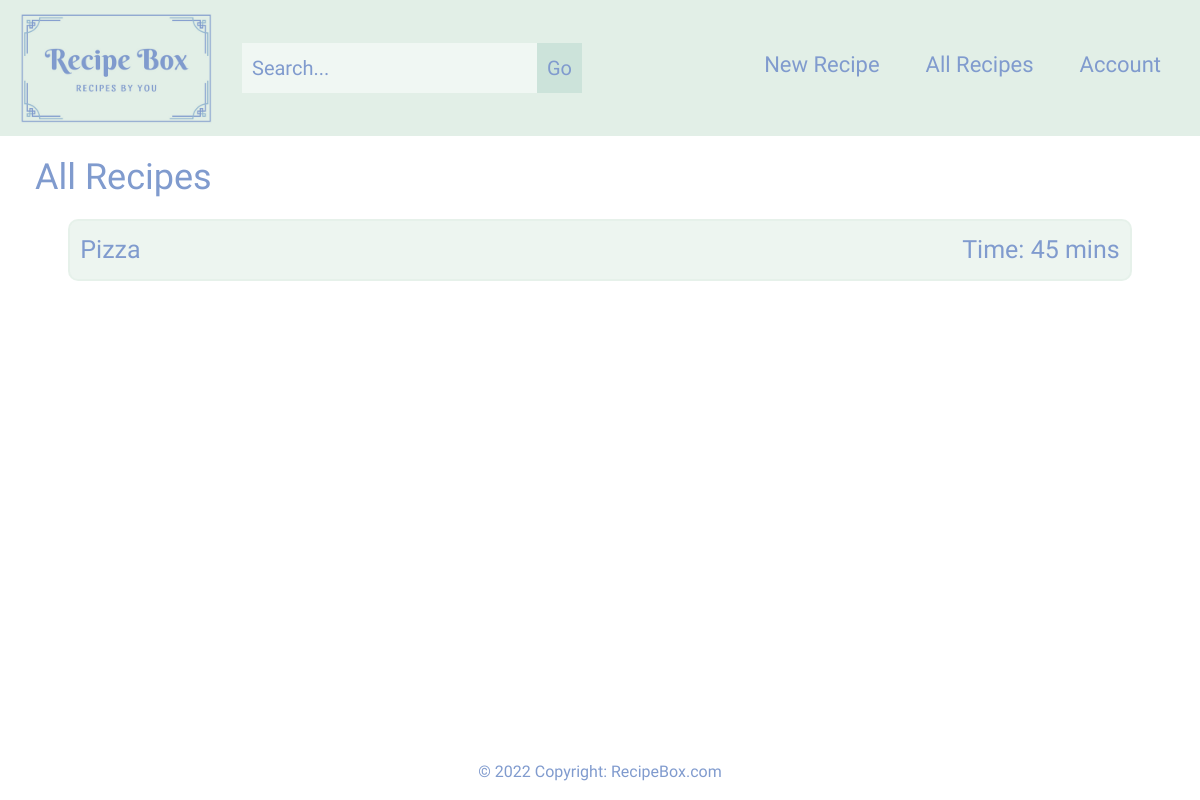
Before: /all_recipes/ (signed in) with the older database file.
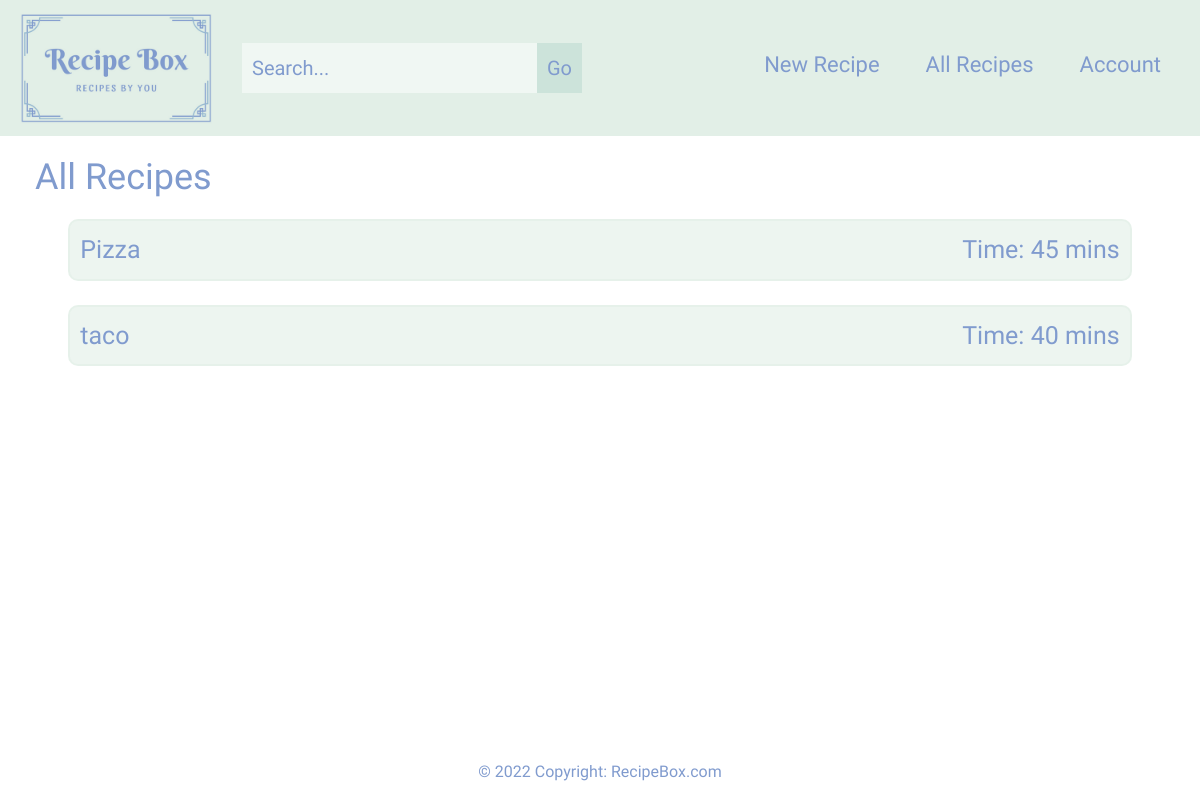
After: the same page with the newer database file.
### base/models.py (models this page shows, shortened)
class Recipe(models.Model):
    user = models.ForeignKey(settings.AUTH_USER_MODEL, on_delete=models.CASCADE)
    name = models.CharField(max_length = 150)
    slug = models.SlugField(blank=True, null=True)
    time_to_make = models.CharField(max_length = 25, default=0)
    timestamp = models.DateTimeField(auto_now_add=True)
    updated = models.DateTimeField(auto_now=True)
    section = models.ForeignKey(Section, related_name='recipes', on_delete=models.PROTECT, null=True)
    pinned = models.BooleanField(default=False)
    class Meta:
        verbose_name = ('Recipe')
        verbose_name_plural = ('Recipes')
    '''
    def __str__(self):
        return self.name

    def save(self, *args, **kwargs):
        if self.slug is None:
            self.slug = slugify(self.name)
        super().save(*args, **kwargs)
    '''
    def get_absolute_url(self):
        return reverse("individual_recipe", kwargs={"title": self.name})

### base/views.py (the view)
# urls.py: path("all_recipes/", views.all_recipes, name="all_recipes"),
@login_required
def all_recipes(request):
    recipe_qs = Recipe.objects.filter(user=request.user)
    context = {
        "recipe_list": recipe_qs,
    }
    return render(request, "all_recipes.html", context)

### templates/all_recipes.html (shortened to what this page needs)
{% extends "base.html" %}
{% block page_content %}
<section id="all-recipes">
    <h2>All Recipes</h2>
    <div class="row all-recipes-row">
        {% for x in recipe_list %}
        <div class="col-sm-11 all-sections">
            <p class="all-recipes-text"><a class="col-link" href="{{ x.get_absolute_url }}">{{ x.name }}</a></p>
            <p class="all-recipes-text">Time: {{ x.time_to_make }} mins</p>
        </div>
        {% endfor %}
    </div>
</section>
{% endblock %}

Changed rows visible on the page:
added Recipe: name "taco", time_to_make "40"
